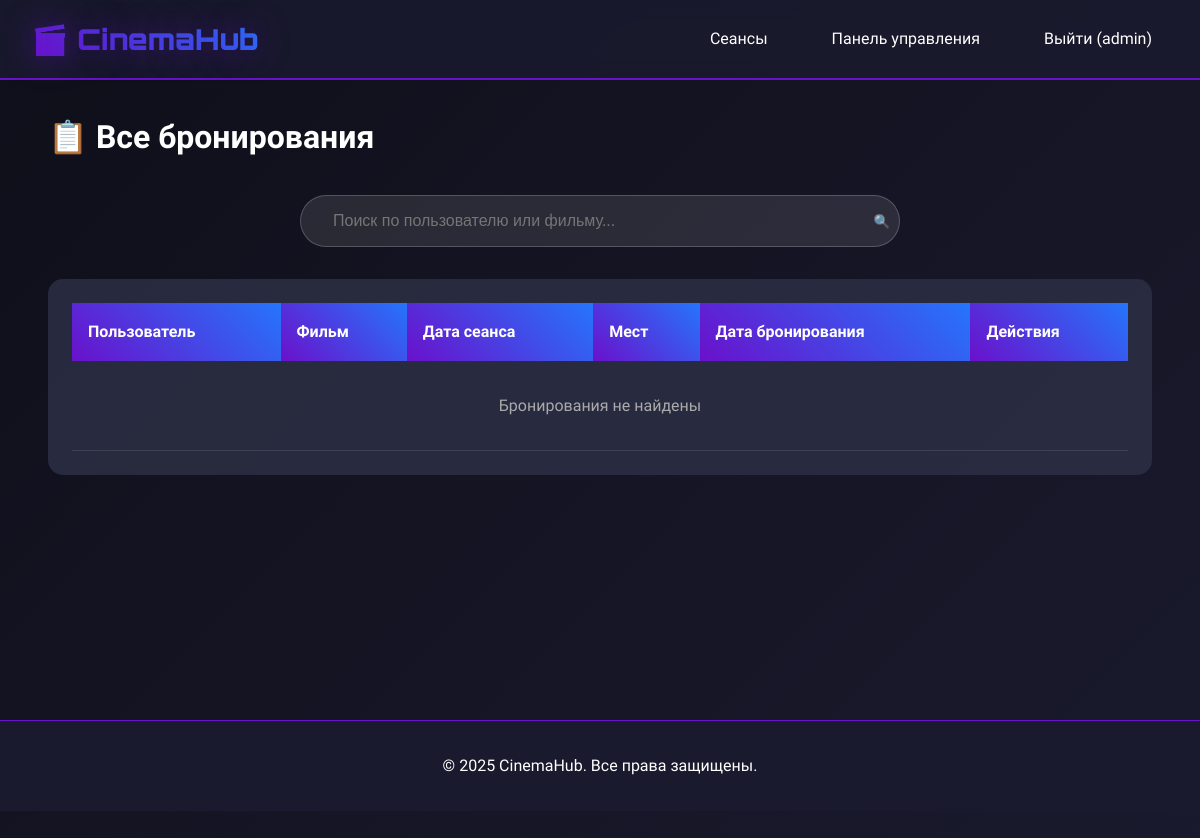
Before: /manage/bookings/ (signed in) with the older database file.
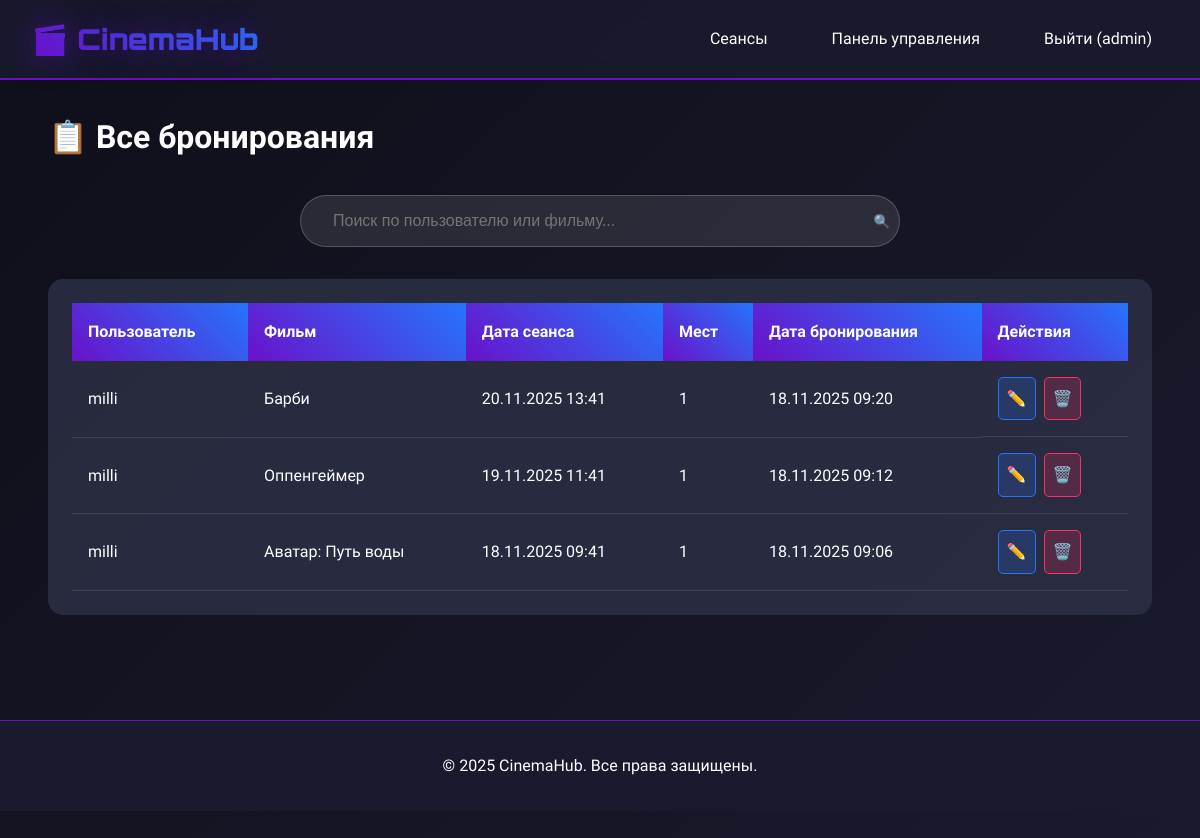
After: the same page with the newer database file.
### core/models.py (models this page shows, shortened)
class Booking(models.Model):
    user = models.ForeignKey(User, on_delete=models.CASCADE)
    session = models.ForeignKey(MovieSession, on_delete=models.CASCADE)
    booking_date = models.DateTimeField(auto_now_add=True)
    seats = models.IntegerField(default=1)

class MovieSession(models.Model):
    title = models.CharField(max_length=200, verbose_name="Название фильма")
    description = models.TextField(verbose_name="Описание")
    date = models.DateTimeField(verbose_name="Дата и время сеанса")
    duration = models.IntegerField(verbose_name="Продолжительность (мин)")
    price = models.DecimalField(max_digits=8, decimal_places=2, verbose_name="Цена")
    seats_available = models.IntegerField(verbose_name="Доступные места")
    image = models.ImageField(upload_to='movies/', null=True, blank=True, verbose_name="Постер")

### core/views.py (the view)
# urls.py: path('manage/bookings/', views.admin_bookings, name='admin_bookings'),
@staff_member_required
def admin_bookings(request):
    search_query = request.GET.get('search', '')
    bookings_list = Booking.objects.all().select_related('user', 'session').order_by('-booking_date')
    if search_query:
        bookings_list = bookings_list.filter(
            Q(user__username__icontains=search_query) |
            Q(session__title__icontains=search_query)
        )
    paginator = Paginator(bookings_list, 10)
    page = request.GET.get('page')
    bookings = paginator.get_page(page)
    return render(request, 'core/admin_bookings.html', {'bookings': bookings})

### templates/core/admin_bookings.html (shortened to what this page needs)
{% extends 'core/base.html' %}
{% block content %}
<div class="container">
    <h1 class="page-title">📋 Все бронирования</h1>
    <div class="search-box">
        <form method="get">
            <input type="text" name="search" class="search-input" placeholder="Поиск по пользователю или фильму..." value="{{ request.GET.search }}">
            <button type="submit" style="position: absolute; right: 10px; top: 50%; transform: translateY(-50%); background: none; border: none; color: #fff; cursor: pointer;">🔍</button>
        </form>
    </div>
    <div class="table-container">
        <table class="admin-table">
            <thead>
                <tr>
                    <th>Пользователь</th>
                    <th>Фильм</th>
                    <th>Дата сеанса</th>
                    <th>Мест</th>
                    <th>Дата бронирования</th>
                    <th>Действия</th>
                </tr>
            </thead>
            <tbody>
                {% for booking in bookings %}
                <tr>
                    <td>{{ booking.user.username }}</td>
                    <td>{{ booking.session.title }}</td>
                    <td>{{ booking.session.date|date:"d.m.Y H:i" }}</td>
                    <td>{{ booking.seats }}</td>
                    <td>{{ booking.booking_date|date:"d.m.Y H:i" }}</td>
                    <td class="actions">
                        <a href="{% url 'edit_booking' booking.id %}" class="btn-action edit">✏️</a>
                        <a href="{% url 'delete_booking' booking.id %}" class="btn-action delete">🗑️</a>
                    </td>
                </tr>
                {% empty %}
                <tr>
                    <td colspan="6" style="text-align: center; color: #aaa; padding: 2rem;">
                        Бронирования не найдены
                    </td>
                </tr>
                {% endfor %}
            </tbody>
        </table>
    </div>
</div>
{% endblock %}

Changed rows visible on the page:
added Booking: user.username "milli", session "Барби", session "20.11.2025 13:41", seats "1", booking_date "18.11.2025 09:20"
added Booking: user.username "milli", session "Оппенгеймер", session "19.11.2025 11:41", seats "1", booking_date "18.11.2025 09:12"
added Booking: user.username "milli", session "Аватар: Путь воды", session "18.11.2025 09:41", seats "1", booking_date "18.11.2025 09:06"
Other visible differences:
text no longer shown: "Бронирования не найдены"
